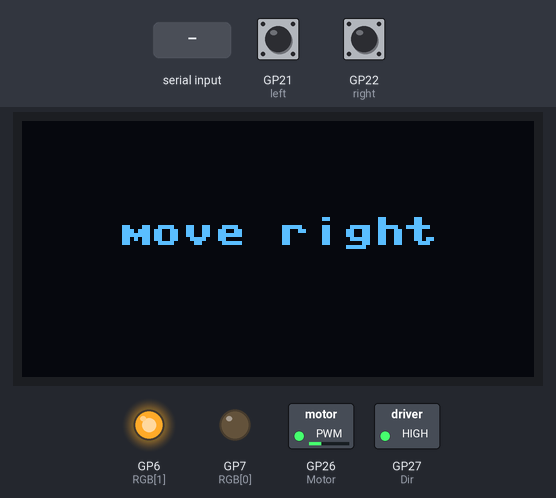
Recording of a program running on a simulated Raspberry Pi Pico running MicroPython. Parts: 128×64 one-colour display, switched loads named in the program (green lamp = pin HIGH), output pins drawn as LEDs (lit = HIGH). The inputs (shaded band) are chosen by the test bench; at power-on: GP22 (right) LOW, GP21 (left) LOW. The interpreter's speed is modelled, so counts of loop turns are approximate; threads take turns every 2 ms; what the program prints to the serial console is not drawn.

Above: at 1.2 s.
1.3 s: GP22 (right) pulled HIGH for 0.15 s
At 1.45 s:
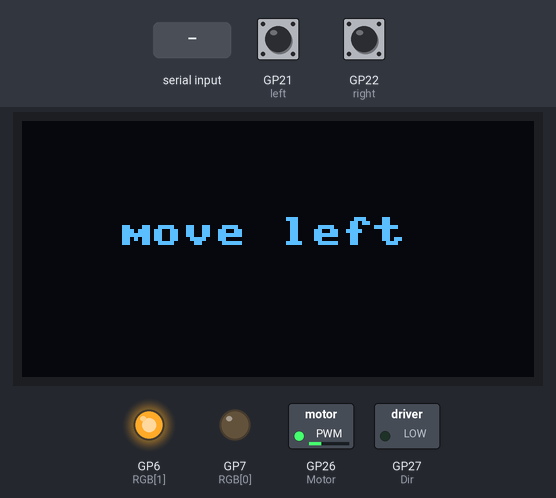
3.0 s: GP22 (right) pulled HIGH for 1 s
At 3.04 s:
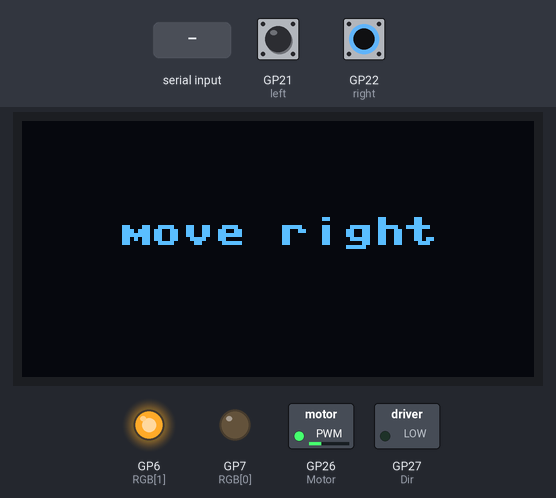
7.0 s: "help\n" received over the second serial link
8.5 s: GP22 (right) pulled HIGH for 3.2 s
At 11.78 s:
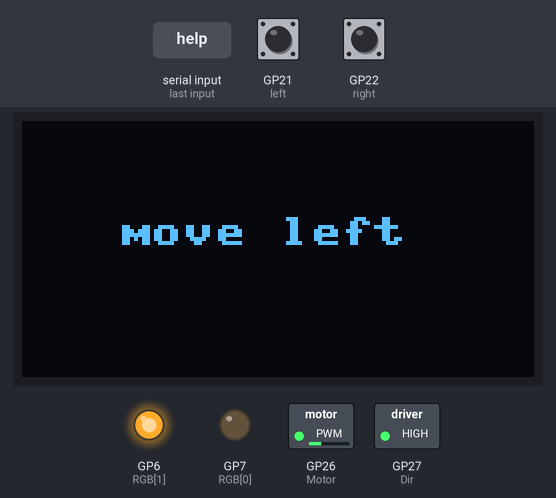
13.3 s: "right\n" received over the second serial link
Timing chart, 0 to 15.8 s (numbered marks = the images above; inputs shaded):
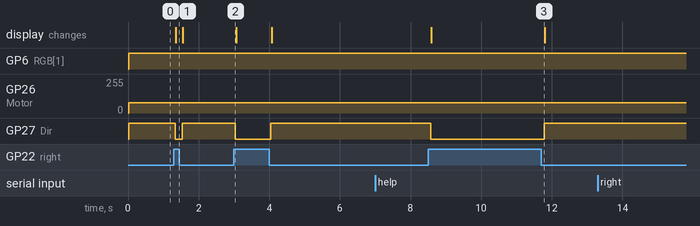

Measured:
- after the input at 1.3 s, GP27 (Dir): HIGH → LOW at once, → HIGH 0.20 s later; the display: changes after 0.06 s (image 1)
- after the input at 3.0 s, GP27 (Dir): HIGH → LOW at once, → HIGH 1.0 s later
- after the input at 8.5 s, GP27 (Dir): HIGH → LOW after 0.07 s, → HIGH 3.2 s later; the display: changes after 0.09 s (image 3)

The program:

Motor_control+MQTT_interrupted.py
```python
from machine import Pin, PWM, UART, I2C
from ssd1306 import SSD1306_I2C
import utime, _thread, re

Motor = PWM(Pin(26))
Dir = Pin(27,Pin.OUT, Pin.PULL_DOWN)
button = Pin(20,Pin.IN, Pin.PULL_DOWN)
right = Pin(22,Pin.IN, Pin.PULL_DOWN)
left = Pin(21,Pin.IN, Pin.PULL_DOWN)
RGB = [
    Pin(7,Pin.OUT, Pin.PULL_DOWN),
    Pin(6,Pin.OUT, Pin.PULL_DOWN),
    ] # [Red, Green]

sensor = Pin(9,Pin.IN, Pin.PULL_DOWN)
Motor.freq(1000)

i2c=I2C(0,sda=Pin(0), scl=Pin(1), freq=400000)
oled = SSD1306_I2C(128, 64, i2c)

uart0 = UART(0, baudrate=115200, tx=Pin(16), rx=Pin(17), bits=8, parity=None, stop=1)
read = ""
mytopic = "CPS/test"
status = ""

Color = {"red":[1,0], "blue":[0,1], "pink":[0,0]}

def lid(color):
    word = str(color)
    ledpins = Color[word]
    for k in range(len(RGB)):
        RGB[k].value(ledpins[k])

def blink_RGB(color,delay):
    word = str(color)
    ledpin = Color[word]
    white = [1,1]
    for j in range(len(RGB)):
        RGB[j].value(ledpin[j])
    utime.sleep(delay)
    for j in range(len(RGB)):
        RGB[j].value(white[j])
    utime.sleep(delay)

def trigger():
    while sensor.value() == 1:
        backward()
        blink_RGB("red", 0.5)
        s = sensor.value()

def stop():
    Motor.duty_u16(0)

def hit(pin):
    s = sensor.value()
    signal(s)
    oled.fill(0)
    status = "At home"
    _thread.start_new_thread(display,(status, 0.1))
    stop()
    utime.sleep(2)

sensor.irq(handler=hit, trigger=Pin.IRQ_FALLING)

def signal(n):
    if n == 0:
        lid("blue")
    elif n == 1:
        lid("pink")

def backward():
    Motor.duty_u16(20000)
    Dir.high()
    s = sensor.value()
    signal(s)

def forward():
    Motor.duty_u16(20000)
    Dir.low()
    s = sensor.value()
    signal(s)
    status = "move left"
    _thread.start_new_thread(display,(status, 0.1))

lid("pink")

def display(word,time):
    oled.text(word, 24, 24)
    oled.show()

def physical_control():
    try:
        if right.value() == 0:
            backward()
            status = "move right"
            _thread.start_new_thread(display,(status, 0.1))
        elif left.value() == 0:
            forward()
        elif button.value() == 0:
            status = "come home"
            _thread.start_new_thread(display,(status, 0.1))
            trigger()
        else:
            stop()
            status = "stop"
            _thread.start_new_thread(display,(status, 0.1))
    except:
        stop()
        status = "stop"
        _thread.start_new_thread(display,(status, 0.1))
    utime.sleep(0.1)
    oled.fill(0)

def decoding(code):
    read = rxData.decode().split('\n')
    x = read[0].split("[{}]".format(mytopic))
    return x[-1].strip()

def MQTT_Call(word):
    word = word.lower().strip()
    if word == "home":
        if sensor.value() == 0:
            print("At home")
            uart0.write("At home")
        else:
            while sensor.value() != 0:
                uart0.write("Go home")
                print("Go home")
                status = "come home"
                _thread.start_new_thread(display,(status, 0.1))
                trigger()
            print("At home")
            uart0.write("At home")

    elif word == "help":
        uart0.write("There are three call-functions available\r\n")
        uart0.write("[('home') ('right, number_of_step')  ('left, number_of_step')]\r\n")
        print("There are three call function available\r\n ")
        print("[('home') ('right, number_of_step')  ('left, number_of_step')]\r\n")
        stop()
    else:
        try:
            x = word.split(',')
            if x[0].strip() == "right":
                step = int(x[1].strip())
                time = int((step*1000)/20000)
                i = 0
                uart0.write("Moving right\r\n")
                print("Moving right")
                while i < time:
                    backward()
                    status = "move right"
                    _thread.start_new_thread(display,(status, 0.1))
                    i+= 1
                    utime.sleep(0.1)
                uart0.write("Move right " + str(step) + " step\r\n")
                print("Move right " + str(step) + " step\r\n")
            elif x[0].strip() == "left":
                step = int(x[1].strip())
                time = int((step*1000)/20000)
                i = 0
                uart0.write("Moving left\r\n")
                print("Moving left")
                while i < time:
                    forward()
                    i += 1
                    utime.sleep(0.1)
                uart0.write("Move left " + str(step) + " step\r\n")
                print("Move left " + str(step) + " step\r\n")
        except:
            uart0.write("try 'help' for searching available functions!!")
            print("try 'help' for searching available functions!!")
            stop()

while True:
    rxData = bytes()
    while uart0.any() > 0:
        rxData += uart0.read()
    if len(rxData):
        call = decoding(rxData)
        MQTT_Call(call)
    else:
        physical_control()
```
